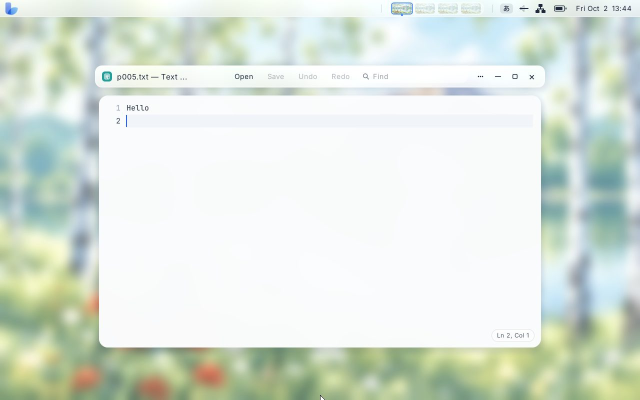
#> input picture plan/ws095/tests/evidence-p005/bar-ja.jpg, 1280 x 800 px (shown at 1/2 size); its folder holds only this picture in this run
$ python -i host-preview.py   (imports and definitions only)
#> lines starting #> are read from the running program, lines starting #| are printed output that depends on the picture
#> `png_image = Image.new('RGBA', (400, 300), (0, 0, 0, 0))`: png_image: PIL image 400x300 RGBA; every value is 0
#!/usr/bin/env python3
# ws168-p003: the host test of keiland-preview (run-host-preview.sh builds it on Linux, with its seccomp confinement):
# the pictures and documents made here (PIL, a hand-made PDF), each made a preview of as Files (256 contain) and
# Settings (240x150 cover) ask, the output's size, stamp and colours checked; a damaged, an unknown and an empty file,
# wrong arguments, an input that is not a regular file; and the test build's escapes after the confinement: open
# refused (EACCES), socket and fork ending the process by SIGSYS with nothing written.
#   python3 plan/ws168/tests/host-preview.py PROGRAM ESCAPE-PROGRAM FOLDER
# Copyright (C) 2026 Awe Morris; SPDX-License-Identifier: Zlib
import io
import os
import signal
import struct
import subprocess
import sys

from PIL import Image

# [1 line that did not run here, left out]
failures = 0


def check(name, passed, detail=''):
    global failures
    print(('ok ' if passed else 'NOT OK ') + name + (': ' + detail if detail else ''))
    if not passed:
        failures += 1


def write(name, data):
    path = os.path.join(folder, name)
    with open(path, 'wb') as f:
        f.write(data)
    return path


def run(command, source, *arguments):
    """Runs the program with the source as fd 0 and a new file as fd 1; returns the status and the output's bytes."""
    output = os.path.join(folder, os.path.basename(source) + '.out')
    with open(source, 'rb') as given, open(output, 'wb') as made:
        result = subprocess.run([command, *arguments], stdin=given, stdout=made, stderr=subprocess.DEVNULL,
                                timeout=30, env={})
    with open(output, 'rb') as made:
        return result.returncode, made.read()


def ppm(data):
    """Reads a P6 the program wrote: its comment line (or None) and its picture."""
    if not data.startswith(b'P6\n'):
        return None, None
    rest = data[3:]
    comment = None
    if rest.startswith(b'#'):
        line, rest = rest.split(b'\n', 1)
        comment = line[2:].decode()
    head, rest = rest.split(b'\n', 1)
    width, height = map(int, head.split())
    maximum, pixels = rest.split(b'\n', 1)
    if maximum != b'255' or len(pixels) != width * height * 3:
        return comment, None
    return comment, Image.frombytes('RGB', (width, height), pixels)


def near(colour, wanted, slack=24):
    return all(abs(a - b) <= slack for a, b in zip(colour, wanted))


def picture(size, top, bottom, kind, **save):
    """A picture of two bands of colour (top half, bottom half) as bytes of a kind."""
#> called with size = (640, 480), top = (220, 40, 40), bottom = (40, 60, 220), kind = 'JPEG'
    image = Image.new('RGB', size, top)
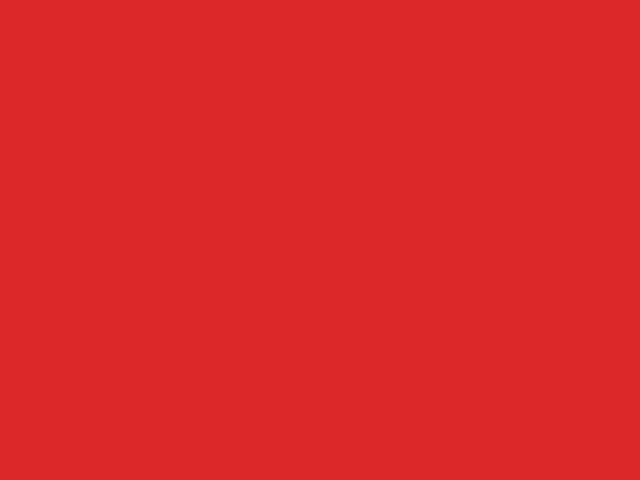
#> image: PIL image 640x480 RGB; mean R, G, B 220, 40, 40
    image.paste(bottom, (0, size[1] // 2, size[0], size[1]))
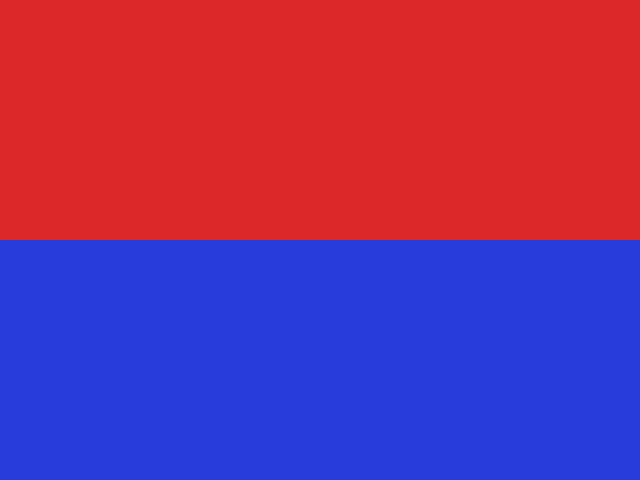
#> image: PIL image 640x480 RGB; mean R, G, B 130, 50, 130
    out = io.BytesIO()
    if kind == 'GIF':
        image = image.convert('P', palette=Image.ADAPTIVE, colors=8)
    image.save(out, kind, **save)
    return out.getvalue()


def exif_orientation(value):
    """An APP1 EXIF block holding only an orientation."""
    tiff = b'II' + struct.pack('<HI', 42, 8) + struct.pack('<H', 1) + struct.pack('<HHIHH', 0x0112, 3, 1, value, 0) + struct.pack('<I', 0)
    block = b'Exif\0\0' + tiff
    return b'\xff\xe1' + struct.pack('>H', len(block) + 2) + block


def pdf(width, height, colour):
    """A one-page PDF filled with a colour, a black square in its middle, and text in a font it does not embed."""
    body = ('%.3f %.3f %.3f rg 0 0 %d %d re f 0 g %d %d %d %d re f BT /F1 24 Tf 10 10 Td (Preview) Tj ET' %
            (colour[0] / 255, colour[1] / 255, colour[2] / 255, width, height, width // 3, height // 3, width // 3, height // 3)).encode()
    objects = [b'<< /Type /Catalog /Pages 2 0 R >>', b'<< /Type /Pages /Kids [3 0 R] /Count 1 >>',
               b'<< /Type /Page /Parent 2 0 R /MediaBox [0 0 %d %d] /Resources << /Font << /F1 5 0 R >> >> /Contents 4 0 R >>' % (width, height),
               b'<< /Length %d >>\nstream\n' % len(body) + body + b'\nendstream',
               b'<< /Type /Font /Subtype /Type1 /BaseFont /Helvetica >>']
    out = b'%PDF-1.7\n'
    offsets = []
    for number, text in enumerate(objects, 1):
        offsets.append(len(out))
        out += b'%d 0 obj\n' % number + text + b'\nendobj\n'
    xref = len(out)
    out += b'xref\n0 %d\n0000000000 65535 f \n' % (len(objects) + 1) + b''.join(b'%010d 00000 n \n' % o for o in offsets)
    out += b'trailer\n<< /Size %d /Root 1 0 R >>\nstartxref\n%d\n%%%%EOF\n' % (len(objects) + 1, xref)
    return out


red, blue, green, white, black = (220, 40, 40), (40, 60, 220), (40, 180, 70), (255, 255, 255), (0, 0, 0)

# PNG with transparency at the top (premultiplied: black under it), 400x300: contain 256 -> 256x192.
png_image = Image.new('RGBA', (400, 300), (0, 0, 0, 0))
# [1 line not run here, left out]
out = io.BytesIO()
# [1 line not run here, left out]
# [1 line that did not run here, left out]
# [1 line that did not run here, left out]
# [1 line that did not run here, left out]
# [1 line that did not run here, left out]
# [3 lines not run here, left out]

# JPEG 640x480 turned by its EXIF (6: a quarter clockwise) -> upright 480x640, contain 256 -> 192x256, red on the right.
jpeg = picture((640, 480), red, blue, 'JPEG', quality=92)
jpeg = jpeg[:2] + exif_orientation(6) + jpeg[2:]
# [1 line that did not run here, left out]
# [1 line that did not run here, left out]
# [1 line that did not run here, left out]
# [3 lines not run here, left out]
# [1 line that did not run here, left out]

# GIF 320x240, Settings' tile: cover 240x150 (cut from the middle).
# [1 line that did not run here, left out]
# [1 line that did not run here, left out]
# [1 line that did not run here, left out]
# [3 lines not run here, left out]

# A small PPM is not made larger (contain); a PGM is grey.
small = Image.new('RGB', (100, 50), green)
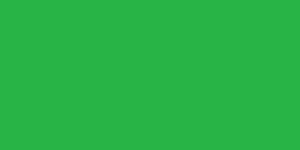
#> small: PIL image 100x50 RGB (shown 3 times larger); mean R, G, B 40, 180, 70
out = io.BytesIO()
# [1 line not run here, left out]
# [1 line that did not run here, left out]
# [1 line that did not run here, left out]
# [2 lines that did not run here, left out]
grey = Image.new('L', (64, 64), 128)
#> grey: PIL image 64x64 L; every value is 128
out = io.BytesIO()
# [1 line not run here, left out]
# [1 line that did not run here, left out]
# [1 line that did not run here, left out]
# [2 lines that did not run here, left out]

# A PDF's first page (A4-like 595x842): contain 256 -> 182x256, its colour around a black square; the Helvetica
# text it does not embed is left out (no substitute file is opened in the confinement).
# [1 line that did not run here, left out]
# [1 line that did not run here, left out]
# [2 lines that did not run here, left out]
# [3 lines not run here, left out]

# The failures' statuses: unknown 1, damaged 2, usage 64; nothing written.
# [1 line that did not run here, left out]
# [1 line that did not run here, left out]
# [1 line not run here, left out]
# [1 line that did not run here, left out]
# [1 line that did not run here, left out]
# [1 line that did not run here, left out]
# [1 line that did not run here, left out]
# [4 lines not run here, left out]

# An input that is not a regular file (a pipe) is refused.
reader, writer = os.pipe()
# [4 lines not run here, left out]
# [1 line that did not run here, left out]

# The test build's escapes after the confinement: killed by SIGSYS, nothing written.
# (ws168-p004: an open is refused with EACCES rather than fatal, so that the shared libpdf goes without a substitute
# font file; the test build then says what came of it and ends with 70.)
# [1 line that did not run here, left out]
# [1 line that did not run here, left out]
# [3 lines not run here, left out]

# The test build without an escape works as the real one.
# [1 line that did not run here, left out]
# [1 line that did not run here, left out]

# [2 lines not run here, left out]

>>> import cv2
>>> picture = cv2.imread('../../ws095/tests/evidence-p005/bar-ja.jpg', cv2.IMREAD_GRAYSCALE)
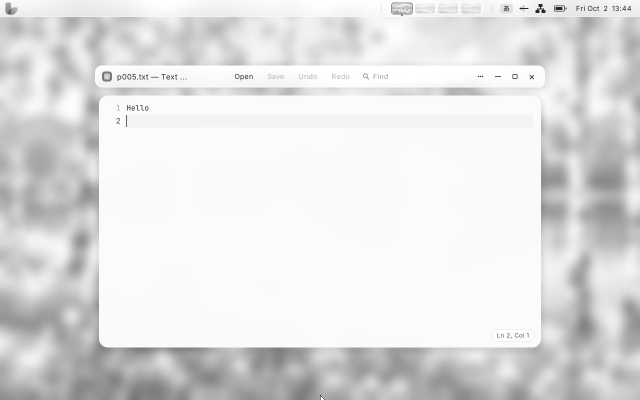
#> picture: shape (800, 1280) (shown at 1/2 size); min 0, max 255, mean 224.9
#> (the run stopped early here; a loop or call above may not have finished)

$ run again, on plan/ws095/tests/evidence-p005/summary.png
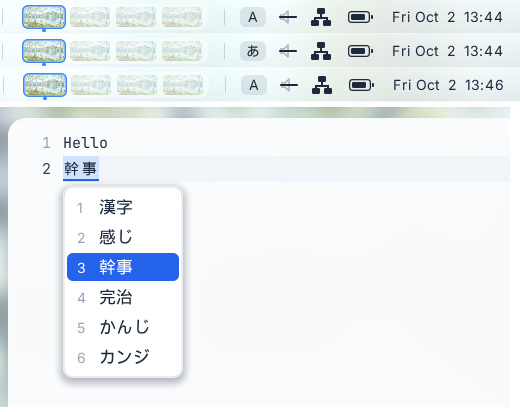
#> input picture plan/ws095/tests/evidence-p005/summary.png, 520 x 412 px
#> png_image: PIL image 400x300 RGBA; every value is 0
#> grey: PIL image 64x64 L; every value is 128
#> `picture = cv2.imread('../../ws095/tests/evidence-p005/bar-ja.jpg', cv2..`:
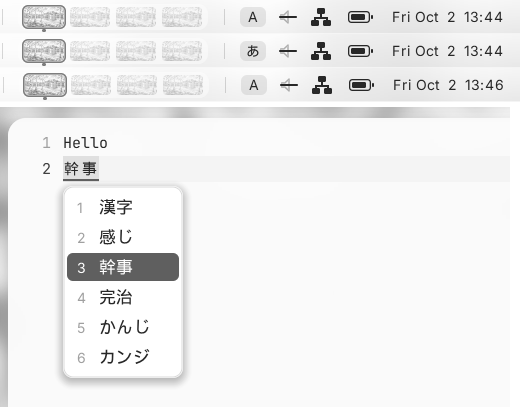
#> picture: shape (412, 520); min 38, max 255, mean 239.4
